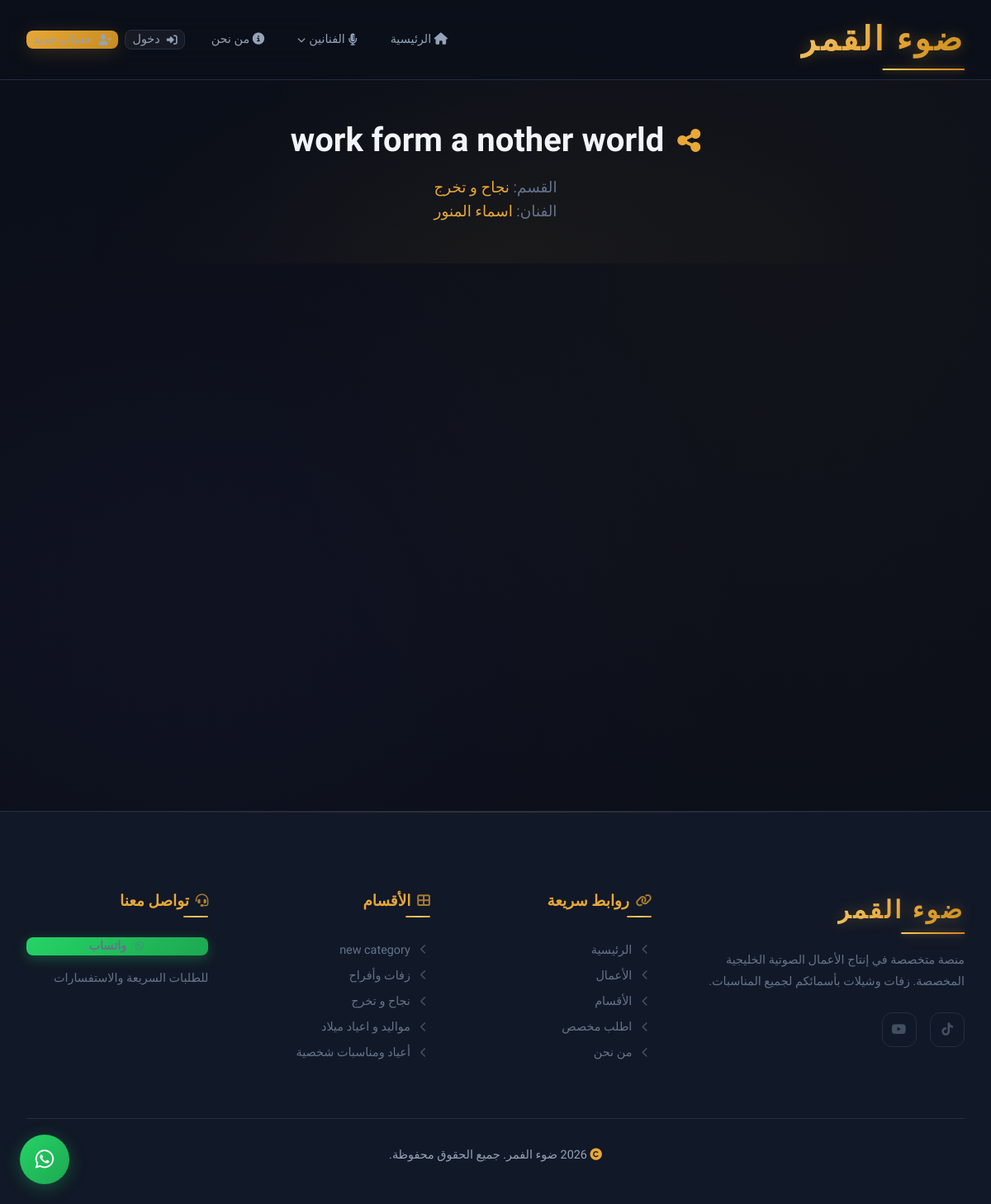
The app's page /sample/19 with its own data.
### app/models.py (models this page shows, shortened)
class Sample(db.Model):
    __tablename__ = 'samples'
    id = db.Column(db.Integer, primary_key=True)
    title = db.Column(db.String(200), nullable=False)
    category_id = db.Column(db.Integer, db.ForeignKey('categories.id'), nullable=False)
    media_type = db.Column(db.String(20), nullable=False, default='youtube')
    media_url = db.Column(db.String(500), nullable=False)
    cover_image = db.Column(db.String(500), nullable=True)
    is_featured = db.Column(db.Boolean, default=False)
    created_at = db.Column(db.DateTime, default=lambda: datetime.now(timezone.utc))
    singers = db.relationship(
        'Singer',
        secondary=sample_singers,
        back_populates='samples',
        order_by='Singer.sort_order, Singer.name',
    )

class Category(db.Model):
    __tablename__ = 'categories'
    id = db.Column(db.Integer, primary_key=True)
    name = db.Column(db.String(100), nullable=False)
    slug = db.Column(db.String(100), unique=True, nullable=False)
    description = db.Column(db.Text, nullable=True)
    icon = db.Column(db.String(50), nullable=True)
    sort_order = db.Column(db.Integer, default=0)
    parent_id = db.Column(db.Integer, db.ForeignKey('categories.id'), nullable=True)
    subcategories = db.relationship(
        'Category',
        backref=db.backref('parent', remote_side=[id]),
        lazy='dynamic'
    )
    samples = db.relationship('Sample', backref='category', lazy='dynamic')

class Singer(db.Model):
    __tablename__ = 'singers'
    id = db.Column(db.Integer, primary_key=True)
    name = db.Column(db.String(120), nullable=False)
    slug = db.Column(db.String(120), unique=True, nullable=False)
    background_image = db.Column(db.String(500), nullable=True)
    sort_order = db.Column(db.Integer, default=0)
    created_at = db.Column(db.DateTime, default=lambda: datetime.now(timezone.utc))
    samples = db.relationship(
        'Sample',
        secondary=sample_singers,
        back_populates='singers',
        lazy='dynamic',
    )

### app/routes/main.py (the view)
@main_bp.route('/sample/<int:sample_id>')
def sample_detail(sample_id):
    sample = (
        Sample.query.options(
            joinedload(Sample.category).joinedload(Category.parent),
            selectinload(Sample.singers),
        )
        .filter_by(id=sample_id)
        .first()
    )
    if sample is None:
        abort(404)
    categories = Category.query.order_by(Category.sort_order).all()
    return render_template('sample.html', sample=sample, categories=categories)

### app/templates/sample.html (shortened to what this page needs)
{% extends "base.html" %}
{% from "macros.html" import back_to_home, sample_card, section_header %}
{% block content %}
<section class="category-hero">
    <div class="container">
        <h1><i class="fas fa-share-nodes"></i> {{ sample.title }}</h1>
        <p>
            <span style="color: var(--text-tertiary);">القسم:</span>
            <a href="{{ url_for('main.category', slug=(sample.category.parent.slug if sample.category.parent else sample.category.slug)) }}" style="color: var(--accent); text-decoration: none;">
                {{ sample.category.parent.name if sample.category.parent else sample.category.name }}
            </a>
            {% if sample.singers %}
            <br>
            <span style="color: var(--text-tertiary);">الفنان:</span>
            {% for singer in sample.singers %}
            <a href="{{ url_for('main.singer', slug=singer.slug) }}" style="color: var(--accent); text-decoration: none;">
                {{ singer.name }}
            </a>{% if not loop.last %}<span style="color: var(--text-dim);">،</span>{% endif %}
            {% endfor %}
            {% endif %}
        </p>
    </div>
</section>
<section class="section">
    <div class="container">
        <div class="samples-grid" style="max-width: 520px; margin: 0 auto;">
        </div>
    </div>
</section>
{% endblock %}

### app/templates/base.html (shortened to what this page needs)
<!DOCTYPE html>
<html lang="ar" dir="rtl">
<head>
    <link rel="stylesheet"
          href="https://cdnjs.cloudflare.com/ajax/libs/font-awesome/6.5.1/css/all.min.css"
          onerror="this.onerror=null;this.href='https://cdn.jsdelivr.net/npm/@fortawesome/fontawesome-free@6.5.1/css/all.min.css';" />
    <link rel="stylesheet" href="{{ url_for('static', filename='css/variables.css') }}">
    <link rel="stylesheet" href="{{ url_for('static', filename='css/base.css') }}">
    <link rel="stylesheet" href="{{ url_for('static', filename='css/components.css') }}">
    <link rel="stylesheet" href="{{ url_for('static', filename='css/pages.css') }}">
</head>
<body>
    <nav class="navbar" id="navbar">
        <div class="container">
            <a href="{{ url_for('main.index') }}" class="logo">ضوء القمر</a>
            <div class="nav-links" id="navLinks">
                <a href="{{ url_for('main.index') }}" class="{% if request.endpoint == 'main.index' %}active{% endif %}">
                    <i class="fas fa-home"></i> الرئيسية
                </a>
                <details class="nav-dropdown {% if request.endpoint == 'main.singer' %}active{% endif %}">
                    <summary class="nav-dropdown__summary">
                        <i class="fas fa-microphone-lines"></i> الفنانين
                        <i class="fas fa-chevron-down nav-dropdown__chevron"></i>
                    </summary>
                </details>
                <a href="{{ url_for('main.about') }}" class="{% if request.endpoint == 'main.about' %}active{% endif %}">
                    <i class="fas fa-info-circle"></i> من نحن
                </a>
                <div class="nav-auth">
                    {% if current_user.is_authenticated %}
                        {% if current_user.is_admin %}
                            <a href="{{ url_for('admin.dashboard') }}" class="btn btn-sm btn-ghost">
                                <i class="fas fa-shield-halved"></i> لوحة التحكم
                            </a>
                        {% endif %}
                        <a href="{{ url_for('orders.dashboard') }}" class="btn btn-sm btn-secondary">
                            <i class="fas fa-clipboard-list"></i> طلباتي
                        </a>
                        <a href="{{ url_for('auth.logout') }}" class="btn btn-sm btn-ghost">
                            <i class="fas fa-sign-out-alt"></i> خروج
                        </a>
                    {% else %}
                        <a href="{{ url_for('auth.login') }}" class="btn btn-sm btn-ghost">
                            <i class="fas fa-sign-in-alt"></i> دخول
                        </a>
                        <a href="{{ url_for('auth.register') }}" class="btn btn-sm btn-primary">
                            <i class="fas fa-user-plus"></i> حساب جديد
                        </a>
                    {% endif %}
                </div>
            </div>
        </div>
    </nav>
    <main>
        {% block content %}{% endblock %}
    </main>
    <footer class="footer">
        <div class="container">
            <div class="footer-grid">
                <div class="footer-col footer-brand">
                    <div class="logo" style="margin-bottom: var(--space-lg); font-size: var(--fs-xl); display: inline-block;">ضوء القمر</div>
                    <p>منصة متخصصة في إنتاج الأعمال الصوتية الخليجية المخصصة. زفات وشيلات بأسمائكم لجميع المناسبات.</p>
                    <div class="footer-social">
                        <a href="https://www.tiktok.com/@.bo6b?_r=1&_t=ZS-95rwLRkdma8" aria-label="TikTok">
                            <i class="fab fa-tiktok"></i>
                        </a>
                        <a href="https://youtube.com/@zaffat-f9o?si=nrIe7QA_RzNBtxz0" aria-label="YouTube">
                            <i class="fab fa-youtube"></i>
                        </a>
                    </div>
                </div>
                <div class="footer-col">
                    <h4 class="footer-col__title"><i class="fas fa-link"></i> روابط سريعة</h4>
                    <a href="{{ url_for('main.index') }}"><i class="fas fa-chevron-left"></i> الرئيسية</a>
                    <a href="{{ url_for('main.index') }}#featured"><i class="fas fa-chevron-left"></i> الأعمال</a>
                    <a href="{{ url_for('main.index') }}#categories"><i class="fas fa-chevron-left"></i> الأقسام</a>
                    <a href="{{ url_for('orders.new_order') }}"><i class="fas fa-chevron-left"></i> اطلب مخصص</a>
                    <a href="{{ url_for('main.about') }}"><i class="fas fa-chevron-left"></i> من نحن</a>
                </div>
                <div class="footer-col">
                    <h4 class="footer-col__title"><i class="fas fa-th-large"></i> الأقسام</h4>
                    {% for category in footer_categories %}
                    <a href="{{ url_for('main.category', slug=category.slug) }}"><i class="fas fa-chevron-left"></i> {{ category.name }}</a>
                    {% endfor %}
                </div>
                <div class="footer-col">
                    <h4 class="footer-col__title"><i class="fas fa-headset"></i> تواصل معنا</h4>
                    <a href="https://wa.me/{{ whatsapp_number.replace('+', '') }}" target="_blank" class="btn btn-whatsapp btn-sm" style="margin-bottom: var(--space-md);">
                        <i class="fab fa-whatsapp"></i> واتساب
                    </a>
                    <p style="font-size: var(--fs-sm); color: var(--text-tertiary);">للطلبات السريعة والاستفسارات</p>
                </div>
            </div>
            <div class="footer-bottom">
                <p><i class="fas fa-copyright"></i> {{ brand_year }} {{ brand_name }}. جميع الحقوق محفوظة.</p>
            </div>
        </div>
    </footer>
    <a href="https://wa.me/{{ whatsapp_number.replace('+', '') }}" target="_blank" class="whatsapp-float" aria-label="تواصل واتساب">
        <i class="fab fa-whatsapp"></i>
    </a>
</body>
</html>

### app/static/css/variables.css (style rules this page uses)
:root { --accent: #E8A838; --accent-light: #F5C871; --accent-dark: #C78B1E; --accent-glow: rgba(232, 168, 56, 0.35); --accent-5: rgba(232, 168, 56, 0.05); --accent-10: rgba(232, 168, 56, 0.10); --accent-15: rgba(232, 168, 56, 0.15); --accent-20: rgba(232, 168, 56, 0.20); --gradient-accent: linear-gradient(135deg, #E8A838 0%, #F5C871 50%, #E8A838 100%); --gradient-accent-btn: linear-gradient(135deg, #E8A838 0%, #C78B1E 100%); --gradient-accent-text: linear-gradient(135deg, #F5C871, #E8A838, #C78B1E); --gradient-accent-vivid: linear-gradient(135deg, #F2D06B 0%, #E8A838 40%, #D4822A 100%); --secondary: #8B5CF6; --secondary-light: #A78BFA; --secondary-dark: #7C3AED; --secondary-glow: rgba(139, 92, 246, 0.25); --secondary-10: rgba(139, 92, 246, 0.10); --tertiary: #14B8A6; --tertiary-glow: rgba(20, 184, 166, 0.2); --bg-base: #0B0F19; --bg-card: #111827; --bg-elevated: #1A2035; --bg-hover: #1E2642; --bg-border: #252D44; --bg-border-light: #2E3A56; --text-primary: #F1F5F9; --text-secondary: #94A3B8; --text-tertiary: #64748B; --text-dim: #475569; --success: #22C55E; --success-bg: rgba(34, 197, 94, 0.12); --success-border: rgba(34, 197, 94, 0.25); --warning: #F59E0B; --warning-bg: rgba(245, 158, 11, 0.12); --warning-border: rgba(245, 158, 11, 0.25); --info: #3B82F6; --info-bg: rgba(59, 130, 246, 0.12); --info-border: rgba(59, 130, 246, 0.25); --error: #EF4444; --error-bg: rgba(239, 68, 68, 0.12); --error-border: rgba(239, 68, 68, 0.25); --whatsapp: #25D366; --whatsapp-dark: #1DA851; --whatsapp-glow: rgba(37, 211, 102, 0.3); --font-primary: 'Tajawal', 'Segoe UI', sans-serif; --fs-xs: clamp(0.7rem, 0.65rem + 0.25vw, 0.8rem); --fs-sm: clamp(0.8rem, 0.75rem + 0.3vw, 0.9rem); --fs-base: clamp(0.9rem, 0.85rem + 0.35vw, 1rem); --fs-md: clamp(1rem, 0.9rem + 0.5vw, 1.15rem); --fs-lg: clamp(1.15rem, 1rem + 0.7vw, 1.4rem); --fs-xl: clamp(1.4rem, 1.15rem + 1.2vw, 1.85rem); --fs-2xl: clamp(1.75rem, 1.35rem + 2vw, 2.5rem); --fs-3xl: clamp(2.2rem, 1.5rem + 3.5vw, 3.5rem); --fs-hero: clamp(2rem, 1.2rem + 4vw, 3.8rem); --fw-light: 300; --fw-regular: 400; --fw-medium: 500; --fw-bold: 700; --fw-black: 900; --lh-tight: 1.3; --lh-normal: 1.6; --lh-relaxed: 1.8; --space-xs: 0.25rem; --space-sm: 0.5rem; --space-md: 1rem; --space-lg: 1.5rem; --space-xl: 2rem; --space-2xl: 3rem; --space-3xl: 4rem; --space-4xl: 6rem; --space-section: clamp(3rem, 2rem + 5vw, 6rem); --container-max: 1200px; --container-padding: clamp(1rem, 3vw, 2rem); --radius-sm: 8px; --radius-md: 12px; --radius-lg: 16px; --radius-xl: 24px; --radius-full: 9999px; --shadow-sm: 0 2px 8px rgba(0, 0, 0, 0.25); --shadow-md: 0 4px 24px rgba(0, 0, 0, 0.35); --shadow-lg: 0 8px 40px rgba(0, 0, 0, 0.45); --shadow-accent: 0 4px 25px rgba(232, 168, 56, 0.2); --shadow-accent-lg: 0 8px 40px rgba(232, 168, 56, 0.25); --shadow-card: 0 4px 20px rgba(0, 0, 0, 0.3); --shadow-card-hover: 0 12px 40px rgba(0, 0, 0, 0.4), 0 0 0 1px rgba(232, 168, 56, 0.1); --glass-bg: rgba(11, 15, 25, 0.8); --glass-bg-heavy: rgba(11, 15, 25, 0.92); --glass-border: rgba(232, 168, 56, 0.12); --glass-blur: 20px; --transition-fast: 0.15s ease; --transition-base: 0.3s cubic-bezier(0.4, 0, 0.2, 1); --transition-slow: 0.5s cubic-bezier(0.4, 0, 0.2, 1); --transition-spring: 0.5s cubic-bezier(0.175, 0.885, 0.32, 1.275); --z-dropdown: 100; --z-sticky: 200; --z-nav: 300; --z-modal: 400; --z-whatsapp: 500; }

### app/static/css/pages.css (style rules this page uses)
.samples-grid { display: grid; grid-template-columns: repeat(auto-fill, minmax(320px, 1fr)); gap: var(--space-xl); }
.category-hero { padding: calc(80px + var(--space-3xl)) 0 var(--space-2xl); text-align: center; position: relative; background: radial-gradient(ellipse at 50% 100%, rgba(232, 168, 56, 0.05) 0%, transparent 60%); }
.category-hero h1 { font-size: var(--fs-2xl); margin-bottom: var(--space-md); display: flex; align-items: center; justify-content: center; gap: var(--space-md); }
.category-hero h1 i { color: var(--accent); font-size: 0.8em; }
.category-hero p { font-size: var(--fs-md); color: var(--text-tertiary); max-width: 600px; margin: 0 auto; }

### records on screen
Sample: title "work form a nother world"
Category: category.parent "نجاح و تخرج", name "نجاح و تخرج"
Singer: name "اسماء المنور"
Category: name "new category"
Category: name "زفات وأفراح"
Category: name "مواليد و اعياد ميلاد"
Category: name "أعياد ومناسبات شخصية"

### other values on screen
{{ brand_name }} "ضوء الفمر"
